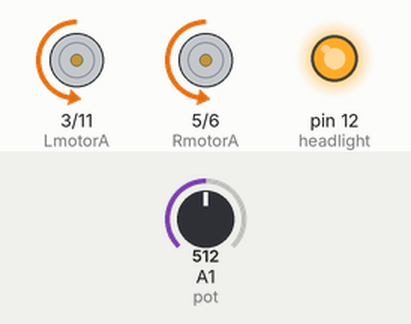
The sketch below on a simulated Arduino Uno, built with avr-gcc and run on an emulated ATmega328P. On the bench: motor-driver pin pairs drawn as motors (green arrow = first pin HIGH = forward, orange = second pin HIGH = backward, longer = more drive), output pins drawn as LEDs (lit = HIGH). The inputs (shaded band) are chosen by the test bench; at power-on: A1 (pot) = 512.

Above: at 6.2 s.
6.3 s: A1 (pot) set to 716
At 8.2 s:
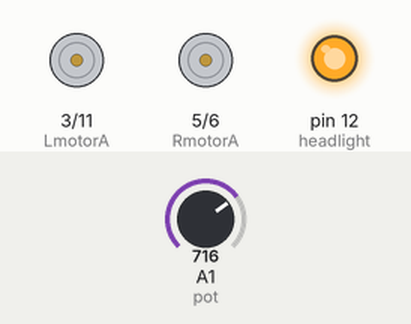
13.5 s: A1 (pot) set to 900
At 15.5 s:
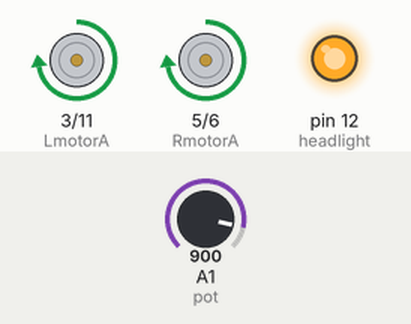
22.1 s: A1 (pot) set to 511
At 30.5 s:
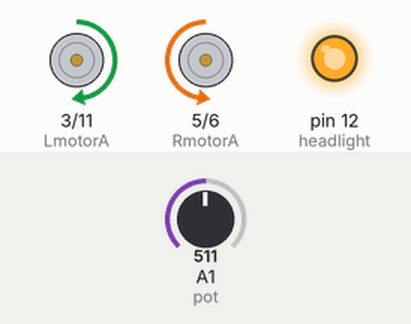
30.7 s: A1 (pot) set to 122
Timing chart, 0 to 43.5 s (numbered marks = the images above; inputs shaded):
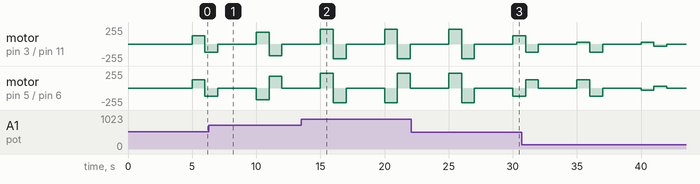

The sketch:

Test.ino
```cpp
/*  Will Keyser
 *  25 September, 2013
 *
 *  Wild Thumper 6WD Chassis test
 *  for ATmega168 controller board
 */

#define LmotorA             3  // Left  motor H bridge, input A
#define LmotorB            11  // Left  motor H bridge, input B
#define RmotorA             5  // Right motor H bridge, input A
#define RmotorB             6  // Right motor H bridge, input B

const byte pot = 1;            // Trimpot for speed control

const int headlight = 12;      // My sketchy led headlamp

int reading;                   // Potentiometer value

int throt = 255;               // Throttle (0-255)


void setup()                   // Get set DDR for our pins!
{
  pinMode(LmotorA, OUTPUT);
  pinMode(LmotorB, OUTPUT);
  pinMode(RmotorA, OUTPUT);
  pinMode(RmotorB, OUTPUT);

  pinMode(headlight, OUTPUT);
  digitalWrite(headlight, HIGH);

     // Wait 5 seconds to let me plug in the battery
   delay(5000);
}

/*-------------------------------------- Let's Get to it! ---------------------------------------*/


void loop()
{
   reading = analogRead(pot);
   throt = map(reading, 0, 1024, 0, 255);

   // Rotate to the left, and then to the right, pausing after each slightly
   SpinLeft();
   delay(1000);
   SpinRight();
   delay(1000);

   // Stop
   AllOff();
   delay(3000);
   reading = analogRead(pot);
   throt = map(reading, 0, 1024, 0, 255);

   // Roll Forward, then backward, again pausing inbetween
   Forward();
   delay(1000);
   Backward();
   delay(1000);

   // Stop
   AllOff();
   delay(3000);
   reading = analogRead(pot);
   throt = map(reading, 0, 1024, 0, 255);
}


/* ----------------------------- SUBROUTINES GO HERE: ------------------------ */

// I should hope these are rather self-explanatory.  Especially with an understanding of H-Bridges. :)

void AllOff()
{
   analogWrite(LmotorA, 0);
   analogWrite(RmotorA, 0);
   analogWrite(LmotorB, 0);
   analogWrite(RmotorB, 0);
}

void SpinLeft()
{
   analogWrite(LmotorB, 0);
   analogWrite(RmotorB, 0);
   analogWrite(LmotorA, throt);
   analogWrite(RmotorA, throt);
}

void SpinRight()
{
   analogWrite(LmotorB, throt);
   analogWrite(RmotorB, throt);
   analogWrite(LmotorA, 0);
   analogWrite(RmotorA, 0);
}

void Right()
{
   analogWrite(LmotorB, 0);
   analogWrite(RmotorB, throt);
   analogWrite(LmotorA, 0);
   analogWrite(RmotorA, throt);
}

void Left()
{
   analogWrite(LmotorB, throt);
   analogWrite(RmotorB, 0);
   analogWrite(LmotorA, throt);
   analogWrite(RmotorA, 0);
}

void Forward()
{
   analogWrite(LmotorB, 0);
   analogWrite(RmotorB, throt);
   analogWrite(LmotorA, throt);
   analogWrite(RmotorA, 0);
}

void Backward()
{
   analogWrite(LmotorB, throt);
   analogWrite(RmotorB, 0);
   analogWrite(LmotorA, 0);
   analogWrite(RmotorA, throt);
}
```
